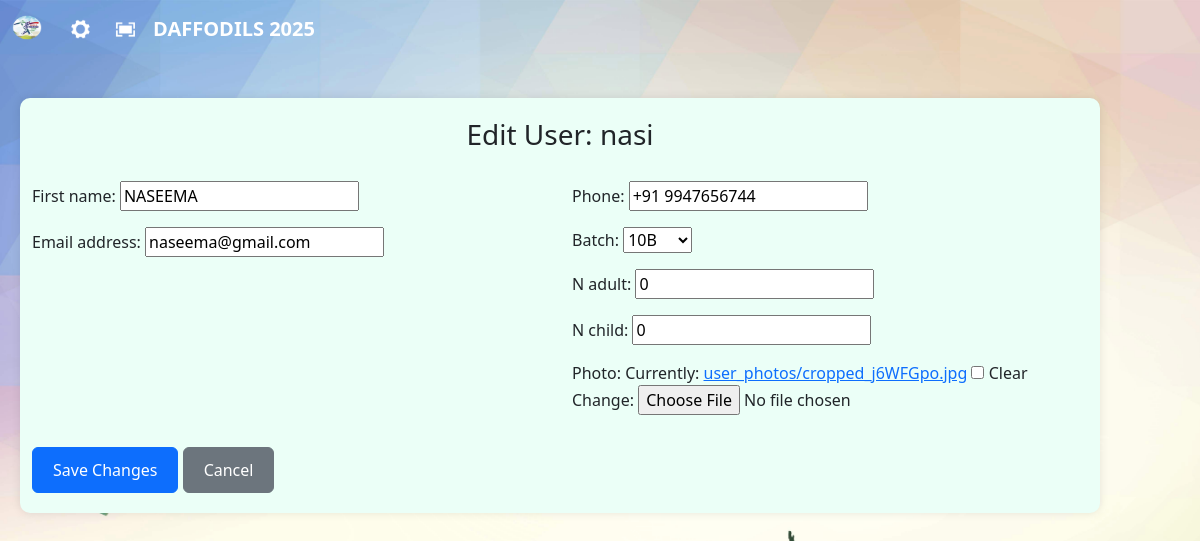
The page /user/edit_user/8/ (signed in) on the database as committed earlier.
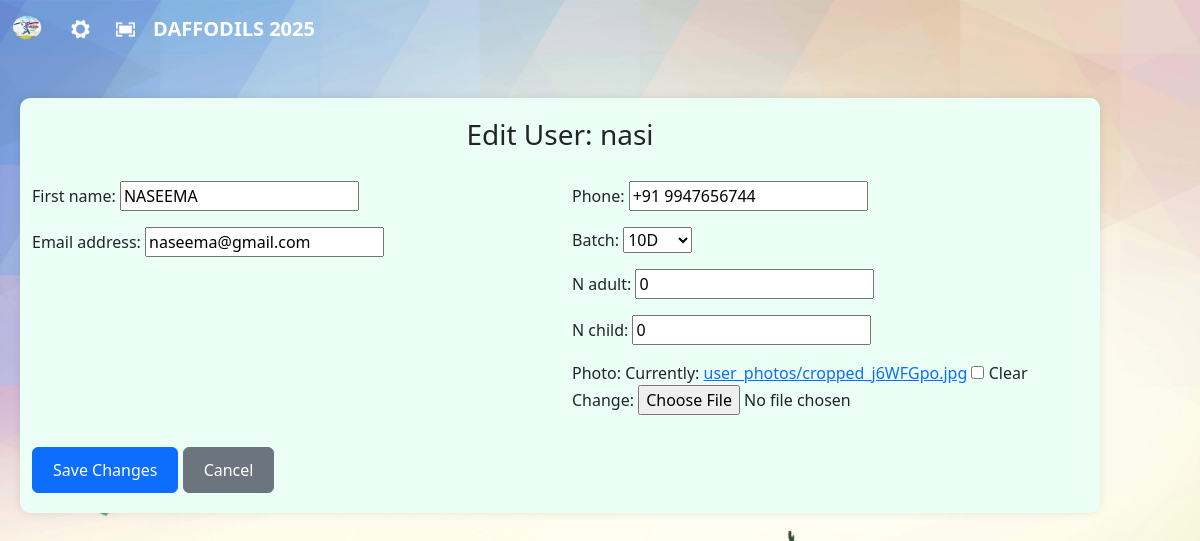
The same page on the database as committed later.
### userapp/models.py (models this page shows)
class UserProfile(models.Model):
    user = models.OneToOneField(User, on_delete=models.CASCADE)
    phone = models.CharField(max_length=15, unique=True)
    batch = models.CharField(max_length=20, choices=[
        ('10A', '10A'), ('10B', '10B'), ('10C', '10C'), ('10D', '10D')
    ])
    n_adult = models.PositiveIntegerField(null=True, blank=True, default=0)
    n_child = models.PositiveIntegerField(null=True, blank=True , default=0)
    photo = models.ImageField(upload_to='user_photos/', blank=True, null=True)
    is_approved = models.BooleanField(default=False)

### userapp/views.py (the view)
# urls.py: path('edit_user/<int:user_id>/', views.edit_profile, name='edit_profile'),
@login_required
def edit_profile(request, user_id):
    profile = get_object_or_404(UserProfile, id=user_id)
    user = profile.user
    if request.method == 'POST':
        u_form = UserForm(request.POST, instance=user)
        p_form = UserProfileForm(request.POST, request.FILES, instance=profile)
        if u_form.is_valid() and p_form.is_valid():
            u_form.save()
            p_form.save()
            messages.success(request, 'User updated successfully.')
            return redirect('view_profile')
    else:
        u_form = UserForm(instance=user)
        p_form = UserProfileForm(instance=profile)
    return render(request, 'userapp/edit_profile.html', {
        'u_form': u_form,
        'p_form': p_form,
        'profile': profile
    })

### userapp/views.py
class UserForm(forms.ModelForm):
    class Meta:
        model = User
        fields = ['first_name', 'email']

class UserProfileForm(forms.ModelForm):
    class Meta:
        model = UserProfile
        fields = ['phone', 'batch', 'n_adult', 'n_child', 'photo']

### templates/userapp/edit_profile.html (shortened to what this page needs)
{% extends 'userapp/blank_layout_user.html' %}
{% load static %}
{% block content %}
<!DOCTYPE html>
<html lang="en">
<head>
    <link href="https://cdnjs.cloudflare.com/ajax/libs/cropperjs/1.5.13/cropper.min.css" rel="stylesheet" />
</head>
<body>
<div class="container">
    <h3 class="text-center">Edit User: {{ profile.user.username }}</h3>
    <form method="POST" enctype="multipart/form-data">
        <div class="row">
            <div class="col-md-6">
                {{ u_form.as_p }}
            </div>
            <div class="col-md-6">
                {% for field in p_form %}
                    <div class="mb-3">
                        {{ field.label_tag }}
                        {{ field }}
                    </div>
                {% endfor %}
            </div>
        </div>
        <button type="submit" class="btn btn-primary mt-3">Save Changes</button>
        <a href="{% url 'view_profile' %}" class="btn btn-secondary mt-3">Cancel</a>
    </form>
</div>
</body>
</html>
{% endblock %}

Rows that differ between the two databases and show on the page:
changed UserProfile "nasi": batch "10B" → "10D"
